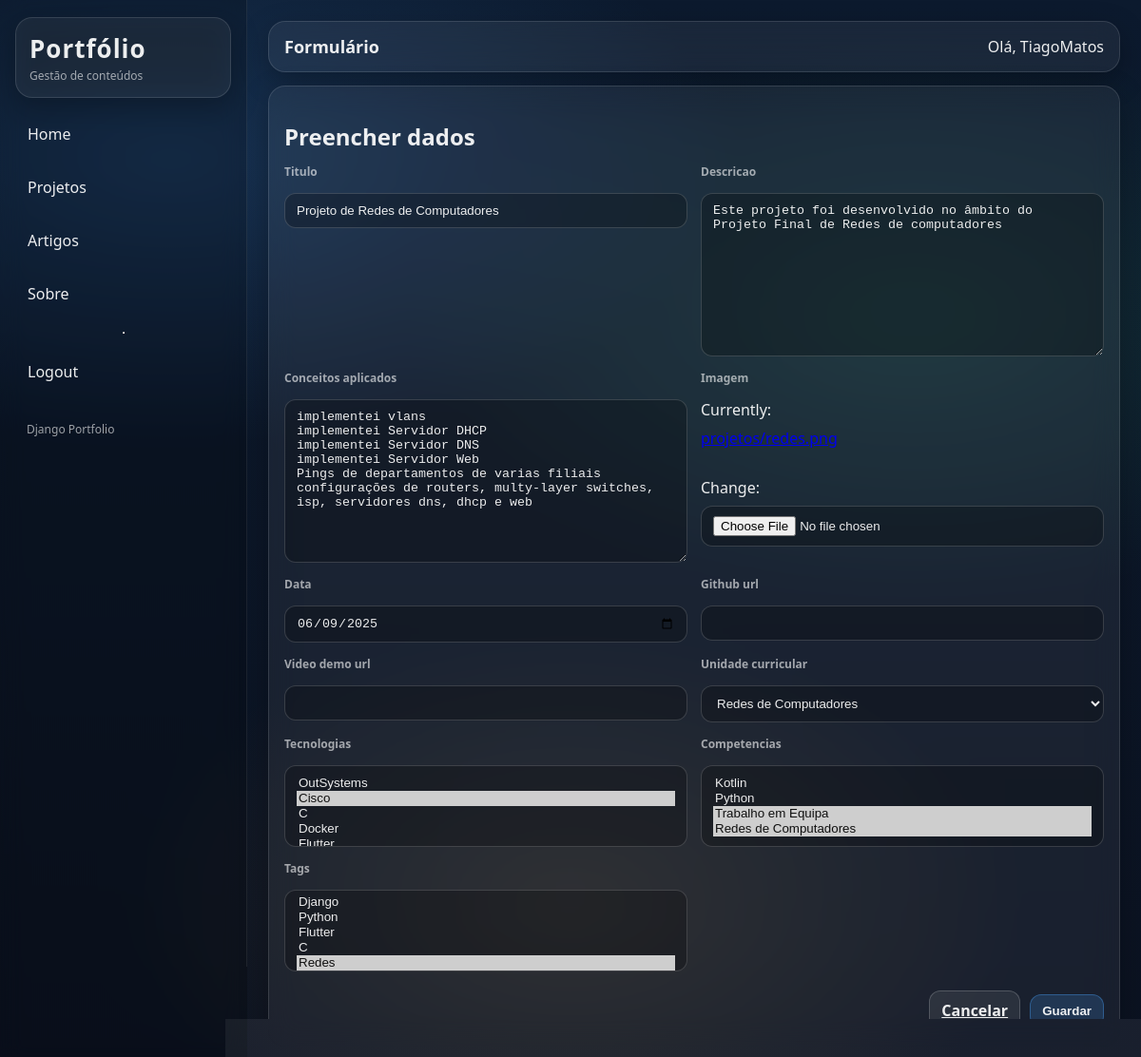
The page /projetos/1/editar/ (signed in) on the database its author committed.
### portfolio/models.py (models this page shows, shortened)
class Projeto(models.Model):
    titulo = models.CharField(max_length=200)
    descricao = models.TextField()
    conceitos_aplicados = models.TextField()
    imagem = models.ImageField(upload_to='projetos/')
    data = models.DateField()
    github_url = models.URLField(blank=True)
    video_demo_url = models.URLField(blank=True)
    unidade_curricular = models.ForeignKey(
        UnidadeCurricular,
        on_delete=models.CASCADE,
        related_name='projetos'
    )
    tecnologias = models.ManyToManyField(
        Tecnologia,
        related_name='projetos',
        blank=True
    )
    competencias = models.ManyToManyField(
        Competencia,
        related_name='projetos',
        blank=True
    )
    tags = models.ManyToManyField(
        Tag,
        related_name='projetos',
        blank=True
    )

### portfolio/views.py (the view)
# urls.py: path("projetos/<int:pk>/editar/", ProjetoUpdateView.as_view(), name="projeto_update"),
class ProjetoUpdateView(GestorRequiredMixin, UpdateView):
    model = Projeto
    form_class = ProjetoForm
    template_name = "portfolio/form.html"
    success_url = reverse_lazy("projeto_list")

### portfolio/form.py
class ProjetoForm(BaseStyledForm):
    class Meta:
        model = Projeto
        fields = "__all__"
        widgets = {
            "data": forms.DateInput(attrs={"type": "date", "class": "input"}),
        }

### portfolio/models.py (called while the page is built)
    def __str__(self):
        return self.nome

    def __str__(self):
        return self.nome

    def __str__(self):
        return self.nome

    def __str__(self):
        return self.nome

### portfolio/views.py (called while the page is built)
def is_gestor(user):
    return user.is_authenticated and user.groups.filter(name="gestor-portfolio").exists()

    def test_func(self):
        return is_gestor(self.request.user)

### portfolio/templates/portfolio/form.html (shortened to what this page needs)
{% extends "portfolio/base.html" %}
{% block page_title %}Formulário{% endblock %}
{% block content %}
<div class="glass panel">
    <h2 class="panel-title">Preencher dados</h2>
    <form method="post" enctype="multipart/form-data">
        <div class="form-grid">
            {% for field in form %}
                <div class="field">
                    <label class="field-label" for="{{ field.id_for_label }}">
                        {{ field.label }}
                    </label>
                    {{ field }}
                </div>
            {% endfor %}
            <div class="actions">
                <a href="javascript:history.back()" class="btn btn-neutral">Cancelar</a>
                <button type="submit" class="btn btn-primary">Guardar</button>
            </div>
        </div>
    </form>
</div>
{% endblock %}

### portfolio/templates/portfolio/base.html (shortened to what this page needs)
{% load static %}
<!DOCTYPE html>
<html lang="pt">
<head>
    <link rel="stylesheet" href="{% static 'portfolio/style.css' %}">
</head>
<body>
    <div class="app">
        <aside class="sidebar">
            <div class="brand glass">
                <div class="logo">Portfólio</div>
                <div class="ver">Gestão de conteúdos</div>
            </div>
        <nav class="menu">
            <a href="{% url 'home' %}" class="item">Home</a>
            <a href="{% url 'projeto_list' %}" class="item">Projetos</a>
            <a href="{% url 'artigo_list' %}" class="item">Artigos</a>
            <a href="{% url 'sobre' %}" class="item">Sobre</a>
            <hr>
            {% if user.is_authenticated %}
                <a href="{% url 'logout' %}" class="item">Logout</a>
            {% else %}
                <a href="{% url 'login' %}" class="item">Login</a>
                <a href="{% url 'registo' %}" class="item">Registo</a>
            {% endif %}
        </nav>
        <div class="sidebar-footer">
            Django Portfolio
        </div>
    </aside>
    <main class="main">
        <div class="topbar glass">
            <div class="topbar-left">
                <div class="topbar-title">
                    {% block page_title %}Portfólio{% endblock %}
                </div>
            </div>
            <div class="topbar-right">
                {% if user.is_authenticated %}
                    <span>Olá, {{ user.username }}</span>
                {% endif %}
            </div>
        </div>
        {% block content %}{% endblock %}
    </main>
</div>
</body>
</html>

### staticfiles/portfolio/style.css (style rules this page uses)
:root { --bg0:#0b1220; --bg1:#0c1a2e; --glass: rgba(255,255,255,0.06); --glass2: rgba(255,255,255,0.10); --border: rgba(255,255,255,0.12); --text: rgba(255,255,255,0.92); --muted: rgba(255,255,255,0.60); --blue:#4aa3ff; --green:#44d38a; --amber:#f0b45a; --red:#ff6b6b; }
* { box-sizing:border-box; }
html,body { height:100%; }
body { margin:0; font-family: ui-sans-serif, system-ui, -apple-system, Segoe UI, Roboto, Arial; color:var(--text); background: radial-gradient(1000px 500px at 15% 15%, rgba(74,163,255,0.18), transparent 60%), radial-gradient(900px 500px at 80% 30%, rgba(68,211,138,0.12), transparent 60%), radial-gradient(800px 500px at 50% 85%, rgba(240,180,90,0.10), transparent 60%), linear-gradient(180deg, var(--bg1), var(--bg0)); }
.app { display:flex; min-height:100vh; }
.sidebar { width:260px; padding:18px 16px; border-right: 1px solid rgba(255,255,255,0.08); background: rgba(0,0,0,0.18); backdrop-filter: blur(12px); }
.brand { border:1px solid rgba(255,255,255,0.10); background: rgba(255,255,255,0.04); border-radius:18px; padding:14px 14px; margin-bottom:14px; }
.logo { font-weight:800; font-size:26px; letter-spacing:1px; }
.ver { margin-top:2px; color:var(--muted); font-size:12px; }
.menu { display:flex; flex-direction:column; gap:8px; margin-top:10px; }
.menu .item { display:flex; align-items:center; gap:10px; padding:12px 12px; border-radius:14px; text-decoration:none; color:var(--text); border:1px solid transparent; }
.sidebar-footer { margin-top:16px; padding:12px; color:var(--muted); font-size:12px; }
.main { flex:1; padding:22px; max-width:1200px; margin: 0 auto; }
.glass { background: var(--glass); border: 1px solid var(--border); border-radius:18px; backdrop-filter: blur(14px); box-shadow: 0 10px 30px rgba(0,0,0,0.25); }
.topbar { display:flex; justify-content:space-between; align-items:center; padding:14px 16px; margin-bottom:14px; gap:14px; }
.topbar-left { display:flex; align-items:center; gap:14px; flex-wrap:wrap; }
.topbar-title { font-size:18px; font-weight:700; }
.panel { padding:16px; min-height:180px; }
.panel-title { font-weight:800; margin-bottom:12px; }
.btn { border:1px solid rgba(74,163,255,0.35); background: rgba(74,163,255,0.12); color:var(--text); padding:9px 12px; border-radius:12px; cursor:pointer; font-weight:800; }
.form-grid { display:grid; grid-template-columns: 1fr 1fr; gap: 12px; margin-top: 10px; }
.field label { display:block; font-size:12px; color: var(--muted); margin-bottom: 6px; font-weight: 700; }
.input { width: 100%; background: rgba(0,0,0,0.25); color: var(--text); border: 1px solid rgba(255,255,255,0.16); border-radius: 12px; padding: 10px 12px; outline: none; }
.actions { margin-top: 14px; display:flex; gap: 10px; justify-content: flex-end; align-items: center; }
.btn-primary { background: rgba(74,163,255,0.18); border-color: rgba(74,163,255,0.35); }
.form-grid { display:grid; grid-template-columns: repeat(2, minmax(0, 1fr)); gap:14px; margin-top: 10px; }
.field { display:flex; flex-direction:column; gap:8px; }
.field-label { font-weight:800; color: rgba(255,255,255,0.85); font-size:13px; }
.input { background: rgba(0,0,0,0.25); color: var(--text); border: 1px solid rgba(255,255,255,0.16); border-radius: 12px; padding: 10px 12px; outline: none; }
.actions { grid-column: 1 / -1; display:flex; justify-content:flex-end; margin-top: 6px; }
.btn-neutral { border-color: rgba(255,255,255,0.18); background: rgba(255,255,255,0.08); }

### rows shown on the page
Projeto: form "Projeto de Redes de Computadores" "Este projeto foi desenvolvido no âmbito do Projeto Final de Redes de computadores" "implementei vlans implementei Servidor DHCP implementei Servidor DNS implementei Servidor Web Pings de departamentos de varias filiais configurações de routers, multy-layer switches, isp, servidores dns, dhcp e web" "06/09/2025" "Redes de Computadores"

### other values the page prints
{{ user.username }} "TiagoMatos"
{{ field.label }} "Titulo" "Descricao" "Conceitos aplicados" "Imagem" "Data" "Github url" "Video demo url" "Unidade curricular" "Tecnologias" "Competencias" "Tags"
